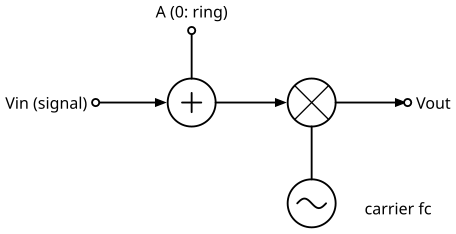

This figure's Python source:
# SPDX-License-Identifier: MIT
"""AM / ring modulator as a block diagram: the input plus a bias A, times the carrier of
an oscillator. A = 0 gives the ring (balanced, DSB) modulator."""
import sys
import pathlib

sys.path.insert(0, str(pathlib.Path(__file__).resolve().parents[2] / "tools"))
from drawing import setup_drawing  # noqa: E402
import schemdraw.dsp as dsp  # noqa: E402
import schemdraw.elements as elm  # noqa: E402

with setup_drawing(show=False) as d:
    d.add(dsp.Dot(open=True).label("Vin (signal)", loc="left"))
    d.add(dsp.Arrow().right(1.5))
    s = d.add(dsp.Sum().anchor("W"))
    d.add(dsp.Line().at(s.N).up(1.0))
    d.add(dsp.Dot(open=True).label("A (0: ring)", loc="top"))
    d.add(dsp.Arrow().at(s.E).right(1.5))
    m = d.add(dsp.Mixer().anchor("W"))
    d.add(dsp.Arrow().at(m.E).right(1.5))
    d.add(dsp.Dot(open=True).label("Vout", loc="right"))
    o = d.add(dsp.Oscillator().at((m.S[0], m.S[1] - 1.6)).anchor("center"))
    d.add(dsp.Line().at(m.S).to(o.N))
    d.add(elm.Label().at((o.E[0] + 1.2, o.E[1])).label("carrier fc"))
    d.save(str(pathlib.Path(__file__).with_name("circuit.svg")))
print("wrote circuit.svg")
